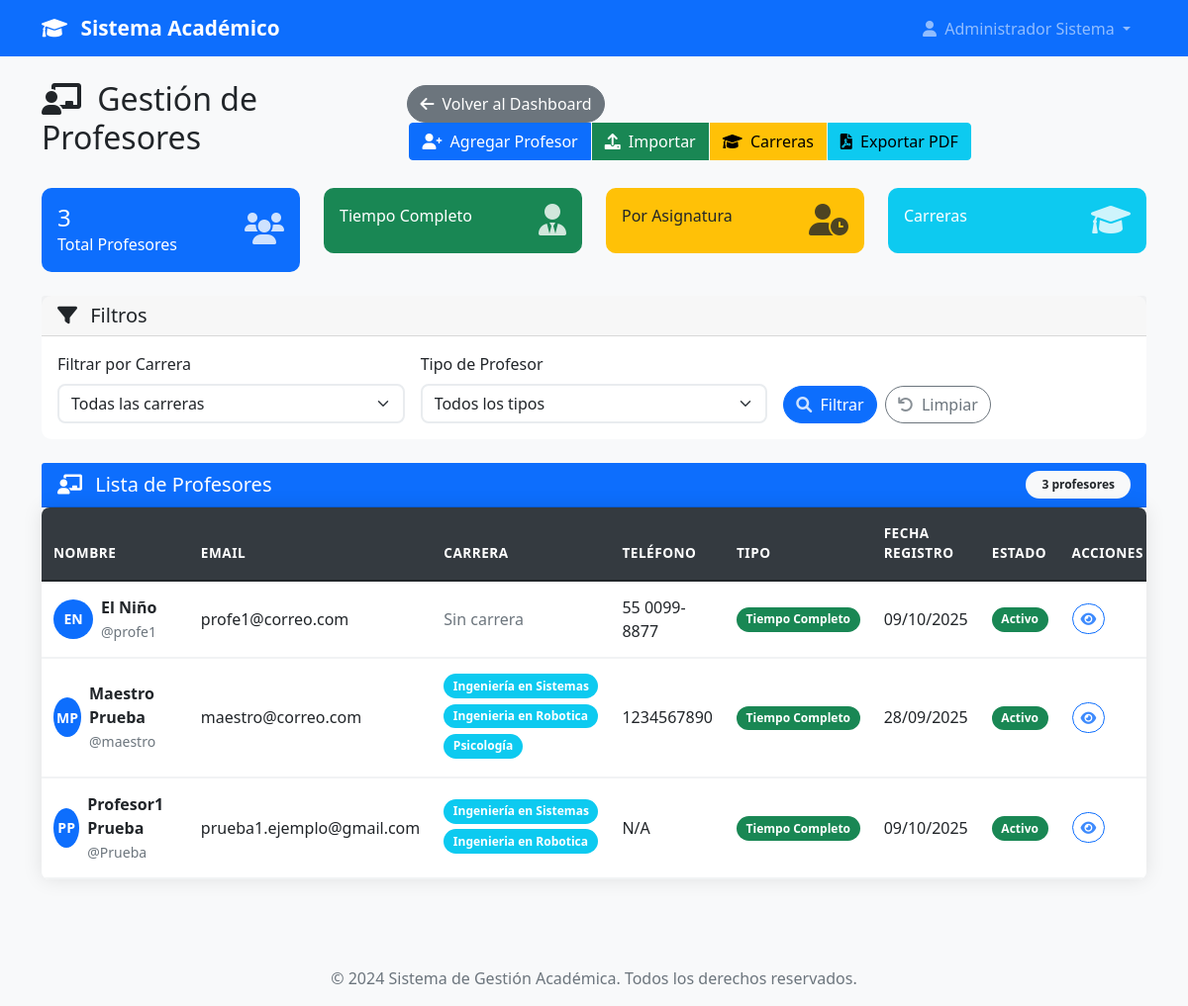
/admin/profesores (signed in), run on an earlier commit of the app's database.
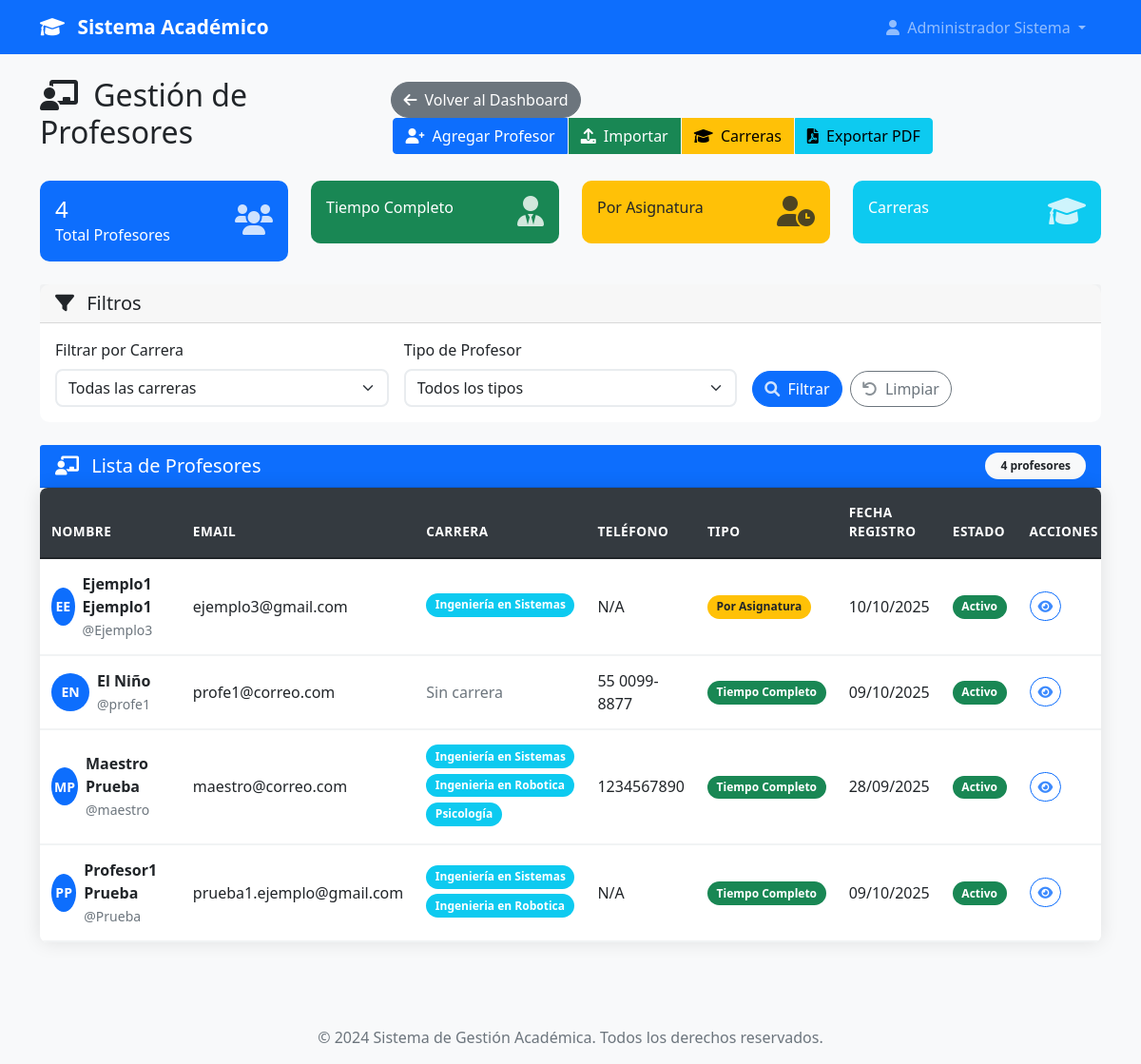
And on a later commit of the database.
### models.py (models this page shows, shortened)
class User(UserMixin, db.Model):
    id = db.Column(db.Integer, primary_key=True)
    username = db.Column(db.String(80), unique=True, nullable=False)
    email = db.Column(db.String(120), unique=True, nullable=False)
    password_hash = db.Column(db.String(120), nullable=False)
    nombre = db.Column(db.String(100), nullable=False)
    apellido = db.Column(db.String(100), nullable=False)
    telefono = db.Column(db.String(20))
    imagen_perfil = db.Column(db.String(200))  # Ruta de la imagen de perfil
    rol = db.Column(db.String(20), nullable=False)
    tipo_profesor = db.Column(db.String(20))
    carreras = db.relationship('Carrera', secondary=user_carreras, backref=db.backref('usuarios', lazy=True))
    carrera_id = db.Column(db.Integer, db.ForeignKey('carrera.id'))
    carrera = db.relationship('Carrera', foreign_keys=[carrera_id], backref=db.backref('jefe_carrera', uselist=False))
    fecha_registro = db.Column(db.DateTime, default=datetime.utcnow)
    activo = db.Column(db.Boolean, default=True)
    def get_nombre_completo(self):
        return f"{self.nombre} {self.apellido}"
    def is_admin(self):
        return self.rol == 'admin'
    def is_profesor(self):
        return self.rol in ['profesor_completo', 'profesor_asignatura']
    def is_profesor_completo(self):
        return self.rol == 'profesor_completo'
    def get_rol_display(self):
        roles = {
            'admin': 'Administrador',
            'jefe_carrera': 'Jefe de Carrera',
            'profesor_completo': 'Profesor de Tiempo Completo',
            'profesor_asignatura': 'Profesor por Asignatura'
        }
        return roles.get(self.rol, self.rol)

class Carrera(db.Model):
    id = db.Column(db.Integer, primary_key=True)
    nombre = db.Column(db.String(150), nullable=False, unique=True)
    codigo = db.Column(db.String(10), nullable=False, unique=True)  # Ej: "ING-SIS", "MED", etc.
    descripcion = db.Column(db.Text)
    facultad = db.Column(db.String(100))
    activa = db.Column(db.Boolean, default=True)
    fecha_creacion = db.Column(db.DateTime, default=datetime.utcnow)
    creada_por = db.Column(db.Integer, db.ForeignKey('user.id'), nullable=False)
    creador = db.relationship('User', foreign_keys=[creada_por], backref=db.backref('carreras_creadas', lazy=True))

### app.py (the view, shortened to what this page needs)
@app.route('/admin/profesores')
@login_required
def gestionar_profesores():
    if not current_user.is_admin():
        flash('No tienes permisos para acceder a esta página.', 'error')
        return redirect(url_for('dashboard'))
    carrera_id = request.args.get('carrera_id', type=int)
    tipo_profesor = request.args.get('tipo_profesor')
    busqueda = request.args.get('busqueda', '').strip()
    query = User.query.filter(
        User.rol.in_(['profesor_completo', 'profesor_asignatura']),
        User.activo == True
    )
    if carrera_id:
        query = query.filter(User.carrera_id == carrera_id)
    if tipo_profesor:
        query = query.filter(User.rol == tipo_profesor)
    profesores = query.order_by(User.apellido, User.nombre).all()
    carreras = Carrera.query.filter_by(activa=True).order_by(Carrera.nombre).all()
    filtrar_form = FiltrarProfesoresForm()
    filtrar_form.carrera.choices = [(0, 'Todas las carreras')] + [(c.id, c.nombre) for c in carreras]
    exportar_form = ExportarProfesoresForm()
    return render_template('admin/profesores.html',
                         profesores=profesores,
                         carreras=carreras,
                         filtrar_form=filtrar_form,
                         exportar_form=exportar_form,
                         filtros_activos={
                             'carrera': carrera_id,
                             'tipo_profesor': tipo_profesor,
                             'busqueda': busqueda
                         })

### templates/admin/profesores.html (shortened to what this page needs)
{% extends "base.html" %}
{% block content %}
<div class="row">
    <div class="col-12">
        <div class="d-flex justify-content-between align-items-center mb-4">
            <h2>
                <i class="fas fa-chalkboard-teacher me-2"></i>
                Gestión de Profesores
            </h2>
            <div>
                <a href="{{ url_for('dashboard') }}" class="btn btn-secondary me-2">
                    <i class="fas fa-arrow-left me-1"></i>
                    Volver al Dashboard
                </a>
                <div class="btn-group" role="group">
                    <a href="{{ url_for('agregar_profesor') }}" class="btn btn-primary">
                        <i class="fas fa-user-plus me-1"></i>
                        Agregar Profesor
                    </a>
                    <a href="{{ url_for('importar_profesores') }}" class="btn btn-success">
                        <i class="fas fa-upload me-1"></i>
                        Importar
                    </a>
                    <a href="{{ url_for('gestionar_carreras') }}" class="btn btn-warning">
                        <i class="fas fa-graduation-cap me-1"></i>
                        Carreras
                    </a>
                    <button type="button" class="btn btn-info" data-bs-toggle="modal" data-bs-target="#exportModal">
                        <i class="fas fa-file-pdf me-1"></i>
                        Exportar PDF
                    </button>
                </div>
            </div>
        </div>
    </div>
</div>
<div class="row mb-4">
    <div class="col-md-3">
        <div class="card bg-primary text-white">
            <div class="card-body">
                <div class="d-flex justify-content-between">
                    <div>
                        <h4 class="mb-0">{{ total_profesores }}</h4>
                        <p class="mb-0">Total Profesores</p>
                    </div>
                    <div class="align-self-center">
                        <i class="fas fa-users fa-2x"></i>
                    </div>
                </div>
            </div>
        </div>
    </div>
    <div class="col-md-3">
        <div class="card bg-success text-white">
            <div class="card-body">
                <div class="d-flex justify-content-between">
                    <div>
                        <p class="mb-0">Tiempo Completo</p>
                    </div>
                    <div class="align-self-center">
                        <i class="fas fa-user-tie fa-2x"></i>
                    </div>
                </div>
            </div>
        </div>
    </div>
    <div class="col-md-3">
        <div class="card bg-warning text-dark">
            <div class="card-body">
                <div class="d-flex justify-content-between">
                    <div>
                        <p class="mb-0">Por Asignatura</p>
                    </div>
                    <div class="align-self-center">
                        <i class="fas fa-user-clock fa-2x"></i>
                    </div>
                </div>
            </div>
        </div>
    </div>
    <div class="col-md-3">
        <div class="card bg-info text-white">
            <div class="card-body">
                <div class="d-flex justify-content-between">
                    <div>
                        <p class="mb-0">Carreras</p>
                    </div>
                    <div class="align-self-center">
                        <i class="fas fa-graduation-cap fa-2x"></i>
                    </div>
                </div>
            </div>
        </div>
    </div>
</div>
<div class="row mb-4">
    <div class="col-12">
        <div class="card">
            <div class="card-header">
                <h5 class="mb-0">
                    <i class="fas fa-filter me-2"></i>
                    Filtros
                </h5>
            </div>
            <div class="card-body">
                <form method="GET" class="row g-3">
                    <div class="col-md-4">
                        {{ filtrar_form.carrera.label(class="form-label") }}
                        {{ filtrar_form.carrera(class="form-select") }}
                    </div>
                    <div class="col-md-4">
                        {{ filtrar_form.tipo_profesor.label(class="form-label") }}
                        {{ filtrar_form.tipo_profesor(class="form-select") }}
                    </div>
                    <div class="col-md-4 d-flex align-items-end">
                        <button type="submit" class="btn btn-primary me-2">
                            <i class="fas fa-search me-1"></i>
                            Filtrar
                        </button>
                        <a href="{{ url_for('gestionar_profesores') }}" class="btn btn-outline-secondary">
                            <i class="fas fa-undo me-1"></i>
                            Limpiar
                        </a>
                    </div>
                </form>
            </div>
        </div>
    </div>
</div>
<div class="row">
    <div class="col-12">
        <div class="card">
            <div class="card-header bg-primary text-white">
                <div class="d-flex justify-content-between align-items-center">
                    <h5 class="mb-0">
                        <i class="fas fa-chalkboard-teacher me-2"></i>
                        Lista de Profesores
                    </h5>
                    <span class="badge bg-light text-dark">{{ profesores|length }} profesores</span>
                </div>
            </div>
            <div class="card-body p-0">
                {% if profesores %}
                    <div class="table-responsive">
                        <table class="table table-hover mb-0">
                            <thead class="table-light">
                                <tr>
                                    <th>NOMBRE</th>
                                    <th>EMAIL</th>
                                    <th>CARRERA</th>
                                    <th>TELÉFONO</th>
                                    <th>TIPO</th>
                                    <th>FECHA REGISTRO</th>
                                    <th>ESTADO</th>
                                    <th>ACCIONES</th>
                                </tr>
                            </thead>
                            <tbody>
                                {% for profesor in profesores %}
                                <tr class="align-middle" style="cursor: pointer;" data-bs-toggle="collapse" data-bs-target="#detalles{{ profesor.id }}" aria-expanded="false">
                                    <td>
                                        <div class="d-flex align-items-center">
                                            <div class="avatar-circle bg-primary text-white rounded-circle d-flex align-items-center justify-content-center me-2">
                                                {% if profesor.nombre and profesor.apellido %}
                                                    {{ profesor.nombre[0]|upper }}{{ profesor.apellido.split()[0][0]|upper if profesor.apellido.split() else '' }}
                                                {% else %}
                                                    PP
                                                {% endif %}
                                            </div>
                                            <div>
                                                <strong>{{ profesor.get_nombre_completo() }}</strong>
                                                <br>
                                                <small class="text-muted">@{{ profesor.username }}</small>
                                            </div>
                                        </div>
                                    </td>
                                    <td>{{ profesor.email }}</td>
                                    <td>
                                        {% if profesor.is_profesor() %}
                                            {% if profesor.carreras %}
                                                {% for carrera in profesor.carreras %}
                                                    <span class="badge bg-info mb-1">{{ carrera.nombre }}</span>
                                                {% endfor %}
                                            {% else %}
                                                <span class="text-muted">Sin carrera</span>
                                            {% endif %}
                                        {% elif profesor.carrera %}
                                            <span class="badge bg-info">{{ profesor.carrera.nombre }}</span>
                                        {% else %}
                                            <span class="text-muted">Sin carrera</span>
                                        {% endif %}
                                    </td>
                                    <td>{{ profesor.telefono or 'N/A' }}</td>
                                    <td>
                                        {% if profesor.is_profesor_completo() %}
                                            <span class="badge bg-success">Tiempo Completo</span>
                                        {% else %}
                                            <span class="badge bg-warning text-dark">Por Asignatura</span>
                                        {% endif %}
                                    </td>
                                    <td>{{ profesor.fecha_registro.strftime('%d/%m/%Y') }}</td>
                                    <td>
                                        {% if profesor.activo %}
                                            <span class="badge bg-success">Activo</span>
                                        {% else %}
                                            <span class="badge bg-danger">Inactivo</span>
                                        {% endif %}
                                    </td>
                                    <td onclick="event.stopPropagation();">
                                        <button class="btn btn-sm btn-outline-primary"
                                                data-bs-toggle="collapse"
                                                data-bs-target="#detalles{{ profesor.id }}"
                                                title="Ver detalles">
                                            <i class="fas fa-eye"></i>
                                        </button>
                                    </td>
                                </tr>
                                <tr>
                                    <td colspan="8" class="p-0 border-0">
                                    </td>
                                </tr>
                                {% endfor %}
                            </tbody>
                        </table>
                    </div>
                {% endif %}
            </div>
        </div>
    </div>
</div>
{% endblock %}

### templates/base.html (shortened to what this page needs)
<!DOCTYPE html>
<html lang="es">
<head>
    <link href="https://cdn.jsdelivr.net/npm/bootstrap@5.1.3/dist/css/bootstrap.min.css" rel="stylesheet">
    <link rel="stylesheet" href="https://cdnjs.cloudflare.com/ajax/libs/font-awesome/6.0.0/css/all.min.css">
    <link rel="stylesheet" href="{{ url_for('static', filename='css/style.css') }}">
</head>
<body>
    <nav class="navbar navbar-expand-lg navbar-dark bg-primary">
        <div class="container">
            <a class="navbar-brand" href="{{ url_for('index') }}">
                <i class="fas fa-graduation-cap me-2"></i>
                Sistema Académico
            </a>
            <div class="collapse navbar-collapse" id="navbarNav">
                <ul class="navbar-nav ms-auto">
                    {% if current_user.is_authenticated %}
                        <li class="nav-item dropdown">
                            <a class="nav-link dropdown-toggle" href="#" id="navbarDropdown" role="button" data-bs-toggle="dropdown">
                                <i class="fas fa-user me-1"></i>
                                {{ current_user.get_nombre_completo() }}
                            </a>
                        </li>
                    {% endif %}
                </ul>
            </div>
        </div>
    </nav>
    <main class="py-4">
        <div class="container">
            {% block content %}{% endblock %}
        </div>
    </main>
    <footer class="bg-light text-center py-3 mt-5">
        <div class="container">
            <p class="text-muted mb-0">&copy; 2024 Sistema de Gestión Académica. Todos los derechos reservados.</p>
        </div>
    </footer>
</body>
</html>

What changed in the data, as far as the page shows it:
added User: nombre "E", apellido "E", get_nombre_completo "Ejemplo1 Ejemplo1", username "Ejemplo3", email "ejemplo3@gmail.com", telefono "N/A", shows "Por Asignatura", fecha_registro "10/10/2025", activo "Activo", Carrera (nombre "Ingeniería en Sistemas")
Also different on the page:
{{ total_profesores }}: "3" → "4"
{{ profesores|length }}: "3" → "4"
